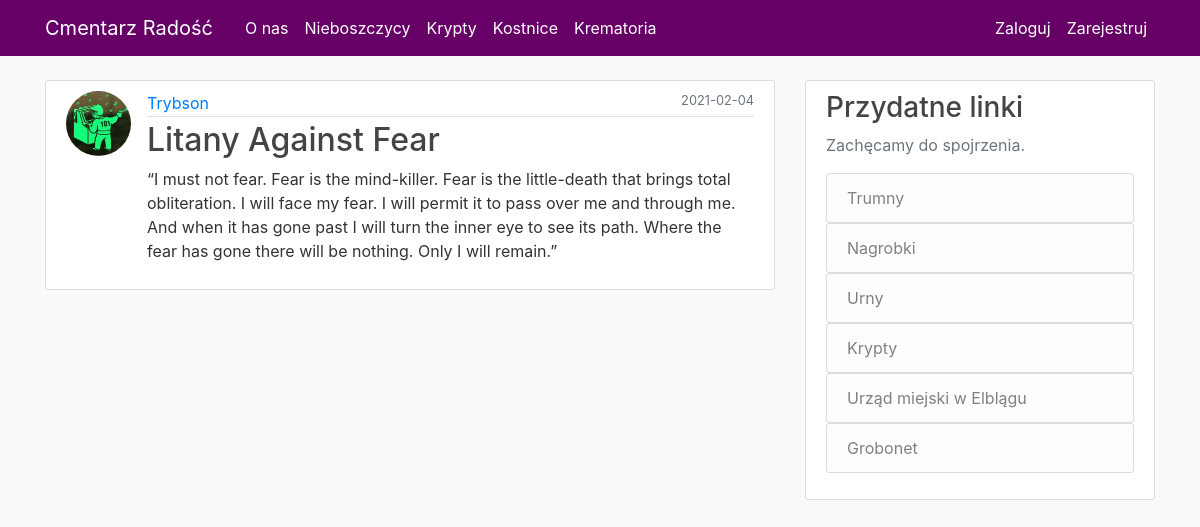
The page /post/5 on the database its author committed.
### Radosc/models.py (models this page shows, shortened)
class User(db.Model, UserMixin):
    id = db.Column(db.Integer, primary_key=True)
    username = db.Column(db.String(20), unique=True, nullable=False)
    email = db.Column(db.String(120), unique=True, nullable=False)
    image_file = db.Column(db.String(20), nullable=False, default='default.jpg')
    password = db.Column(db.String(60), nullable=False)
    posts = db.relationship('Post', backref='author', lazy=True) #relationship one to many

class Post(db.Model):
    id = db.Column(db.Integer, primary_key=True)
    title = db.Column(db.String(100), nullable=False)
    date_posted = db.Column(db.DateTime, nullable=False, default=datetime.utcnow)
    content = db.Column(db.Text, nullable=False)
    user_id = db.Column(db.Integer, db.ForeignKey('user.id'), nullable=False)

### Radosc/routes.py (the view)
@app.route("/post/<int:post_id>")
def post(post_id):
    post = Post.query.get_or_404(post_id)
    return render_template('post.html', title=post.title, post=post)

### Radosc/templates/post.html (shortened to what this page needs)
{% extends "layout.html" %}
{% block content %}
    <article class="media content-section">
      <img class="rounded-circle article-img" src="{{ url_for('static', filename='profile_pics/' + post.author.image_file) }}" alt="">
      <div class="media-body">
        <div class="article-metadata">
          <a class="mr-2" href="#">{{ post.author.username }}</a>
          <small class="text-muted">{{ post.date_posted.strftime('%Y-%m-%d') }}</small>
        </div>
        <h2 class="article-title">{{ post.title }}</h2>
        <p class="article-content">{{ post.content }}</p>
      </div>
    </article>
{% endblock content %}

### Radosc/static/main.css (style rules this page uses)
body { background: #fafafa; color: #333333; margin-top: 5rem; }
h1, h2, h3, h4, h5, h6 { color: #444444; }
.content-section { background: #ffffff; padding: 10px 20px; border: 1px solid #dddddd; border-radius: 3px; margin-bottom: 20px; }
.article-title { color: #444444; }
.article-content { white-space: pre-line; }
.article-img { height: 65px; width: 65px; margin-right: 16px; }
.article-metadata { padding-bottom: 1px; margin-bottom: 4px; border-bottom: 1px solid #e3e3e3; display: flex; justify-content: space-between; }

### rows shown on the page
User: image_file (picture), author.username "Trybson"
Post: date_posted "2021-02-04", title "Litany Against Fear", content "“I must not fear. Fear is the mind-killer. Fear is the little-death that brings total obliteration. I will face my fear. I will permit it to pass over me and through me. And when it has gone past I will turn the inner eye to see its path. Where the fear has gone there will be nothing. Only I will remain.”"
